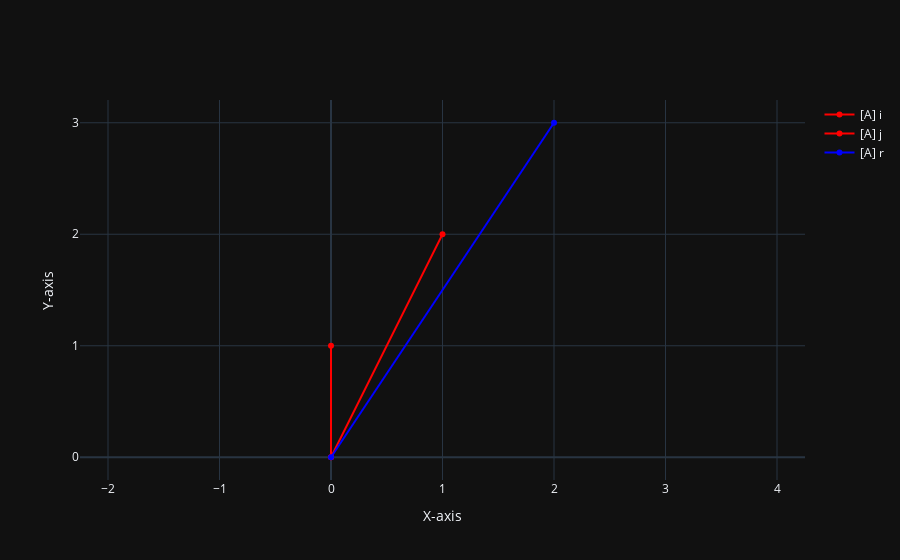

Source (notebook cell):
### Code cell
fig = go.Figure()
for (vec, name, col) in vectors:
    fig.add_trace(go.Scatter(x=[0, vec[0, 0]], y=[0, vec[1, 0]], mode='lines+markers', name=name, line=dict(color=col)))
# Optional: Set axis labels and plot title
fig.update_layout(xaxis_title="X-axis", yaxis_title="Y-axis")
fig.update_layout(xaxis_scaleanchor="y", yaxis_scaleanchor="x", xaxis=dict(dtick=1), yaxis=dict(dtick=1))
fig.show()

### Figure 1 — Plotly figure (JSON) as saved in the notebook; plotly's stock layout.template omitted (floating-point values rounded to 4 significant figures)
{"data": [{"line": {"color": "red"}, "mode": "lines+markers", "name": "[A] i", "x": [0, 1], "y": [0, 2], "type": "scatter"}, {"line": {"color": "red"}, "mode": "lines+markers", "name": "[A] j", "x": [0, 0], "y": [0, 1], "type": "scatter"}, {"line": {"color": "blue"}, "mode": "lines+markers", "name": "[A] r", "x": [0, 2], "y": [0, 3], "type": "scatter"}], "layout": {"xaxis": {"title": {"text": "X-axis"}, "scaleanchor": "y", "dtick": 1}, "yaxis": {"title": {"text": "Y-axis"}, "scaleanchor": "x", "dtick": 1}}}
